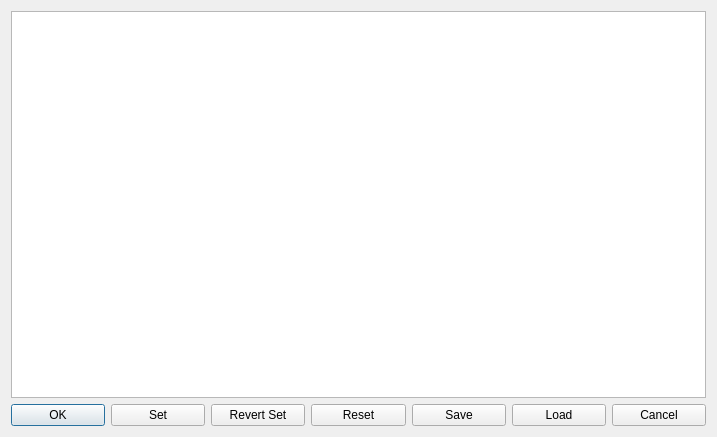
<?xml version="1.0" encoding="UTF-8"?>
<ui version="4.0">
 <class>CharIdentifierInput</class>
 <widget class="QDialog" name="CharIdentifierInput">
  <property name="geometry">
   <rect>
    <x>0</x>
    <y>0</y>
    <width>717</width>
    <height>437</height>
   </rect>
  </property>
  <property name="sizePolicy">
   <sizepolicy hsizetype="Fixed" vsizetype="Fixed">
    <horstretch>0</horstretch>
    <verstretch>0</verstretch>
   </sizepolicy>
  </property>
  <property name="windowTitle">
   <string>Dialog</string>
  </property>
  <layout class="QVBoxLayout" name="verticalLayout">
   <item>
    <widget class="QGraphicsView" name="graphicsView"/>
   </item>
   <item>
    <layout class="QHBoxLayout" name="horizontalLayout_buttons">
     <item>
      <widget class="QPushButton" name="pushButton_OK">
       <property name="text">
        <string>OK</string>
       </property>
      </widget>
     </item>
     <item>
      <widget class="QPushButton" name="pushButton_set">
       <property name="text">
        <string>Set</string>
       </property>
      </widget>
     </item>
     <item>
      <widget class="QPushButton" name="pushButton_revertSet">
       <property name="text">
        <string>Revert Set</string>
       </property>
      </widget>
     </item>
     <item>
      <widget class="QPushButton" name="pushButton_reset">
       <property name="text">
        <string>Reset</string>
       </property>
      </widget>
     </item>
     <item>
      <widget class="QPushButton" name="pushButton_save">
       <property name="text">
        <string>Save</string>
       </property>
      </widget>
     </item>
     <item>
      <widget class="QPushButton" name="pushButton_load">
       <property name="text">
        <string>Load</string>
       </property>
      </widget>
     </item>
     <item>
      <widget class="QPushButton" name="pushButton_cancel">
       <property name="text">
        <string>Cancel</string>
       </property>
      </widget>
     </item>
    </layout>
   </item>
  </layout>
 </widget>
 <resources/>
 <connections/>
</ui>
